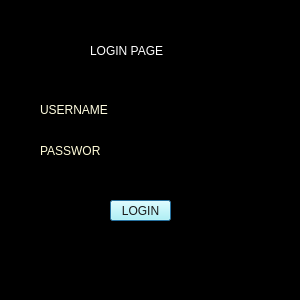
<?xml version="1.0" encoding="UTF-8"?>
<ui version="4.0">
 <class>Dialog</class>
 <widget class="QDialog" name="Dialog">
  <property name="geometry">
   <rect>
    <x>0</x>
    <y>0</y>
    <width>300</width>
    <height>300</height>
   </rect>
  </property>
  <property name="windowTitle">
   <string>Dialog</string>
  </property>
  <property name="styleSheet">
   <string notr="true">background-color: rgb(0, 0, 0);</string>
  </property>
  <widget class="QLabel" name="label">
   <property name="geometry">
    <rect>
     <x>90</x>
     <y>30</y>
     <width>111</width>
     <height>41</height>
    </rect>
   </property>
   <property name="styleSheet">
    <string notr="true">font: 75 18pt &quot;MS Shell Dlg 2&quot;;
color: rgb(255, 255, 255);</string>
   </property>
   <property name="text">
    <string>LOGIN PAGE</string>
   </property>
  </widget>
  <widget class="QLabel" name="label_2">
   <property name="geometry">
    <rect>
     <x>40</x>
     <y>100</y>
     <width>71</width>
     <height>20</height>
    </rect>
   </property>
   <property name="styleSheet">
    <string notr="true">font: 75 11pt &quot;MS Shell Dlg 2&quot;;
color: rgb(255, 253, 224);</string>
   </property>
   <property name="text">
    <string>USERNAME</string>
   </property>
  </widget>
  <widget class="QLabel" name="label_3">
   <property name="geometry">
    <rect>
     <x>40</x>
     <y>140</y>
     <width>61</width>
     <height>21</height>
    </rect>
   </property>
   <property name="styleSheet">
    <string notr="true">font: 75 11pt &quot;MS Shell Dlg 2&quot;;
color: rgb(255, 251, 216);</string>
   </property>
   <property name="text">
    <string>PASSWORD</string>
   </property>
  </widget>
  <widget class="QLineEdit" name="username">
   <property name="geometry">
    <rect>
     <x>110</x>
     <y>100</y>
     <width>113</width>
     <height>20</height>
    </rect>
   </property>
  </widget>
  <widget class="QLineEdit" name="password">
   <property name="geometry">
    <rect>
     <x>110</x>
     <y>140</y>
     <width>113</width>
     <height>20</height>
    </rect>
   </property>
  </widget>
  <widget class="QPushButton" name="btn">
   <property name="geometry">
    <rect>
     <x>110</x>
     <y>200</y>
     <width>61</width>
     <height>21</height>
    </rect>
   </property>
   <property name="styleSheet">
    <string notr="true">color: rgb(255, 255, 255);
color: rgb(26, 26, 26);
background-color: rgb(170, 255, 255);
font: 75 12pt &quot;MS Shell Dlg 2&quot;;</string>
   </property>
   <property name="text">
    <string>LOGIN</string>
   </property>
  </widget>
 </widget>
 <resources/>
 <connections/>
</ui>
